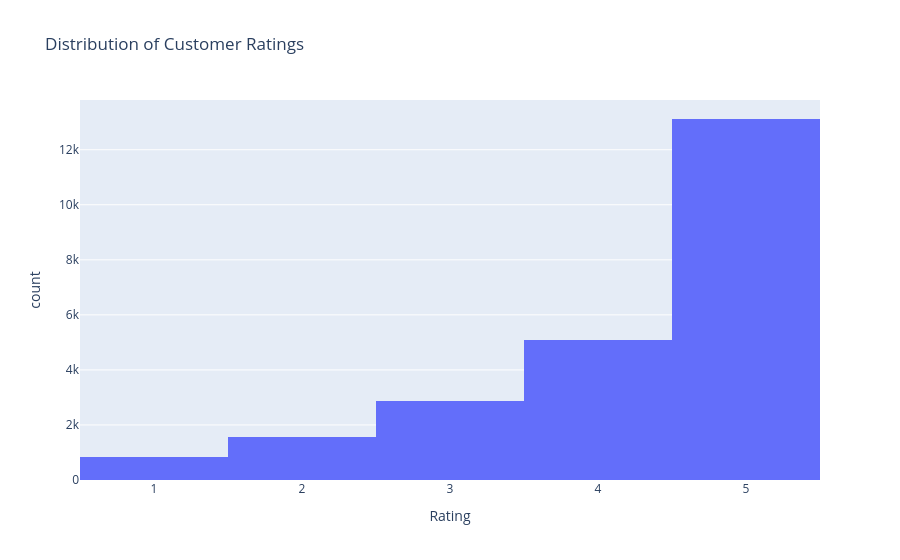

Notebook cell for this chart:
### Code cell
fig = px.histogram(df, x="Rating", nbins=5,
                   title="Distribution of Customer Ratings")
fig.show()

### Figure 1 — Plotly figure (JSON) as saved in the notebook; plotly's stock layout.template omitted (floating-point values rounded to 4 significant figures; data arrays with more than 128 entries replaced by an {"elided": "..."} marker saying what was removed)
{"data": [{"bingroup": "x", "hovertemplate": "Rating=%{x}<br>count=%{y}<extra></extra>", "legendgroup": "", "marker": {"color": "#636efa", "pattern": {"shape": ""}}, "name": "", "nbinsx": 5, "orientation": "v", "showlegend": false, "type": "histogram", "x": {"elided": "23472 int values"}, "xaxis": "x", "yaxis": "y"}], "layout": {"barmode": "relative", "legend": {"tracegroupgap": 0}, "title": {"text": "Distribution of Customer Ratings"}, "xaxis": {"anchor": "y", "domain": [0, 1], "title": {"text": "Rating"}}, "yaxis": {"anchor": "x", "domain": [0, 1], "title": {"text": "count"}}}}
